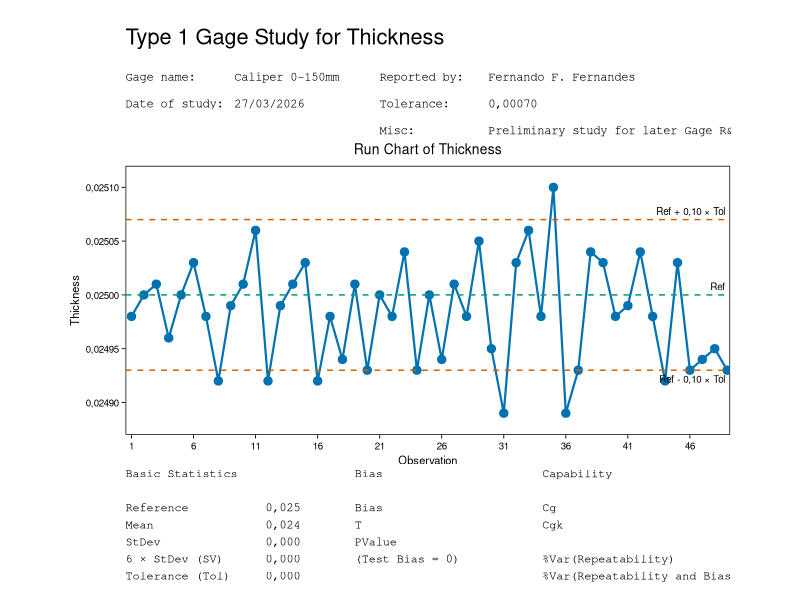

R code for this plot:
# TYPE 1 GAGE STUDY No R ----

# Pacotes ----
library(ggplot2)
library(patchwork)
library(scales)

# Paleta Okabe-Ito ----
okabe_ito_blue <- "#0072B2"
okabe_ito_green <- "#009E73"
okabe_ito_red <- "#D55E00"
okabe_ito_black <- "#000000"

# Dados de entrada ----
measurement_values <- c(
  0.02498, 0.02500, 0.02501, 0.02496, 0.02500, 0.02503, 0.02498, 0.02492, 0.02499, 0.02501,
  0.02506, 0.02492, 0.02499, 0.02501, 0.02503, 0.02492, 0.02498, 0.02494, 0.02501, 0.02493,
  0.02500, 0.02498, 0.02504, 0.02493, 0.02500, 0.02494, 0.02501, 0.02498, 0.02505, 0.02495,
  0.02489, 0.02503, 0.02506, 0.02498, 0.02510, 0.02489, 0.02493, 0.02504, 0.02503, 0.02498,
  0.02499, 0.02504, 0.02498, 0.02492, 0.02503, 0.02493, 0.02494, 0.02495, 0.02493)

characteristic_name <- "Thickness"
gage_name <- "Caliper 0-150mm"
study_date <- "27/03/2026"
reported_by <- "Fernando F. Fernandes"
misc_text <- "Preliminary study for later Gage R&R study"

reference_value <- 0.0250
tolerance_value <- 0.0007
bias_test_value <- 0
study_variation_multiplier <- 6
capability_tolerance_fraction <- 0.20

measurement_digits <- 5
standard_deviation_digits <- 6
p_value_digits <- 3
capability_digits <- 2
percent_digits <- 2

# Funções auxiliares ----
format_number <- function(numeric_value, digits, percent = FALSE) {
  if (is.na(numeric_value)) {
    return("")
  }
  
  formatted_value <- formatC(numeric_value, format = "f",
                             digits = digits, decimal.mark = ",")
  
  if (percent) {
    paste0(formatted_value, "%")
  } else {
    formatted_value
  }
}

create_text_panel <- function(panel_text, left_margin = 20, right_margin = 20) {
  ggplot() +
    annotate("text", x = 0, y = 1, label = panel_text, hjust = 0, vjust = 1,
      family = "mono", size = 3.0, color = "black", parse = FALSE) +
    coord_cartesian(xlim = c(0, 1), ylim = c(0, 1), expand = FALSE) +
    theme_text_panel +
    theme(plot.margin = margin(2, right_margin, 4, left_margin))
}

# Cálculos ----
number_of_observations <- length(measurement_values)
observation_index <- seq_len(number_of_observations)

mean_value <- mean(measurement_values)
standard_deviation_value <- sd(measurement_values)
study_variation_value <- study_variation_multiplier * standard_deviation_value

bias_value <- mean_value - reference_value
t_statistic_value <- bias_value / (standard_deviation_value / sqrt(number_of_observations))
degrees_of_freedom <- number_of_observations - 1
p_value <- 2 * pt(-abs(t_statistic_value), df = degrees_of_freedom)

upper_reference_line <- reference_value + 0.10 * tolerance_value
lower_reference_line <- reference_value - 0.10 * tolerance_value

cg_value <- (capability_tolerance_fraction * tolerance_value) / study_variation_value
cgk_value <- ((capability_tolerance_fraction * tolerance_value) - (2 * abs(bias_value))) / study_variation_value

repeatability_percent <- 100 * study_variation_value / tolerance_value
repeatability_and_bias_percent <- 100 * (study_variation_value + abs(bias_value)) / tolerance_value

# Base do gráfico ----
chart_data <- data.frame(
  Observation = observation_index,
  Measurement = measurement_values)

y_axis_minimum <- min(c(measurement_values, lower_reference_line))
y_axis_maximum <- max(c(measurement_values, upper_reference_line))
y_axis_padding <- 0.00002

label_vertical_offset <- 0.02 * (y_axis_maximum - y_axis_minimum)
label_x_position <- number_of_observations - 0.15

# Temas ----
theme_for_chart <- theme(
  plot.background = element_rect(fill = "white", color = NA),
  panel.background = element_rect(fill = "white", color = "black", linewidth = 0.5),
  panel.grid.major = element_blank(), panel.grid.minor = element_blank(),
  axis.line = element_blank(), axis.ticks = element_line(color = "black", linewidth = 0.3),
  axis.text = element_text(size = 7, color = "black"), 
  axis.title = element_text(size = 8, color = "black"),
  plot.title = element_text(size = 10, hjust = 0.5, color = "black"), 
  plot.margin = margin(2, 2, 2, 2))

theme_text_panel <- theme_void() +
  theme(plot.background = element_rect(fill = "white", color = NA),
        plot.margin = margin(0, 0, 0, 0))

# Cabeçalho superior do gráfico ----
header_plot <- ggplot() +
  annotate("text", x = 0.00, y = 0.92,
    label = paste0("Type 1 Gage Study for ", characteristic_name),
    hjust = 0, vjust = 1, size = 5.5, color = "black") +
  annotate("text", x = 0.00, y = 0.52, label = "Gage name:", hjust = 0, size = 3.1, family = "mono") +
  annotate("text", x = 0.00, y = 0.30, label = "Date of study:", hjust = 0, size = 3.1, family = "mono") +
  
  annotate("text", x = 0.18, y = 0.52, label = gage_name, hjust = 0, size = 3.1, family = "mono") +
  annotate("text", x = 0.18, y = 0.30, label = study_date, hjust = 0, size = 3.1, family = "mono") +
  
  annotate("text", x = 0.42, y = 0.52, label = "Reported by:", hjust = 0, size = 3.1, family = "mono") +
  annotate("text", x = 0.42, y = 0.30, label = "Tolerance:", hjust = 0, size = 3.1, family = "mono") +
  annotate("text", x = 0.42, y = 0.08, label = "Misc:", hjust = 0, size = 3.1, family = "mono") +
  
  annotate("text", x = 0.60, y = 0.52, label = reported_by, hjust = 0, size = 3.1, family = "mono") +
  annotate("text", x = 0.60, y = 0.30, label = format_number(tolerance_value, measurement_digits), hjust = 0, size = 3.1, family = "mono") +
  annotate("text", x = 0.60, y = 0.08, label = misc_text, hjust = 0, size = 3.1, family = "mono") +
  coord_cartesian(xlim = c(0, 1), ylim = c(0, 1), expand = FALSE) +
  theme_text_panel +
  theme(plot.margin = margin(8, 8, 2, 8))

# Run Chart ----
run_chart_plot <- ggplot(chart_data, aes(x = Observation, y = Measurement)) +
  geom_line(color = okabe_ito_blue, linewidth = 0.75) +
  geom_point(color = okabe_ito_blue, size = 2.5) +
  geom_hline(yintercept = upper_reference_line, color = okabe_ito_red, linetype = "dashed", linewidth = 0.5) +
  geom_hline(yintercept = reference_value, color = okabe_ito_green, linetype = "dashed", linewidth = 0.5) +
  geom_hline(yintercept = lower_reference_line, color = okabe_ito_red, linetype = "dashed", linewidth = 0.5) +
  annotate("text", x = label_x_position, y = upper_reference_line + label_vertical_offset,
    label = "Ref + 0,10 × Tol", hjust = 1, vjust = 0, size = 2.5, color = "black") +
  annotate("text", x = label_x_position, y = reference_value + label_vertical_offset,
    label = "Ref", hjust = 1, vjust = 0, size = 2.5, color = "black") +
  annotate("text", x = label_x_position, y = lower_reference_line - label_vertical_offset,
    label = "Ref - 0,10 × Tol", hjust = 1, vjust = 1, size = 2.5, color = "black") +
  scale_x_continuous(breaks = seq(1, number_of_observations, by = 5),
    limits = c(1, number_of_observations), expand = expansion(mult = c(0.01, 0.005))) +
  scale_y_continuous(labels = label_number(accuracy = 10^(-measurement_digits), decimal.mark = ","),
    limits = c(y_axis_minimum - y_axis_padding, y_axis_maximum + y_axis_padding),
    expand = c(0, 0)) +
  labs(title = paste0("Run Chart of ", characteristic_name),
    x = "Observation", y = characteristic_name) +
  theme_for_chart +
  theme(plot.margin = margin(0, 12, 0, 28))

# Texto das estatísticas ----
basic_statistics_text <- paste0(
  "Basic Statistics\n\n",
  "Reference           ", format_number(reference_value, measurement_digits), "\n",
  "Mean                ", format_number(mean_value, measurement_digits), "\n",
  "StDev               ", format_number(standard_deviation_value, standard_deviation_digits), "\n",
  "6 × StDev (SV)      ", format_number(study_variation_value, standard_deviation_digits), "\n",
  "Tolerance (Tol)     ", format_number(tolerance_value, measurement_digits))

bias_statistics_text <- paste0(
  "Bias\n\n",
  "Bias                ", format_number(bias_value, standard_deviation_digits), "\n",
  "T                   ", format_number(t_statistic_value, 7), "\n",
  "PValue              ", format_number(p_value, p_value_digits), "\n",
  "(Test Bias = ", bias_test_value, ")")

capability_statistics_text <- paste0(
  "Capability\n\n",
  "Cg                           ", format_number(cg_value, capability_digits), "\n",
  "Cgk                          ", format_number(cgk_value, capability_digits), "\n\n",
  "%Var(Repeatability)          ", format_number(repeatability_percent, percent_digits, percent = TRUE), "\n",
  "%Var(Repeatability and Bias) ", format_number(repeatability_and_bias_percent, percent_digits, percent = TRUE))

# Painéis de texto ----
basic_statistics_plot <- create_text_panel(
  panel_text = basic_statistics_text, left_margin = 45, right_margin = 20)

bias_statistics_plot <- create_text_panel(
  panel_text = bias_statistics_text, left_margin = 20, right_margin = 20)

capability_statistics_plot <- create_text_panel(
  panel_text = capability_statistics_text, left_margin = 20, right_margin = 45)

statistics_row <- basic_statistics_plot + bias_statistics_plot + capability_statistics_plot +
  plot_layout(widths = c(1.25, 0.95, 1.35))

# Composição final ----
final_plot <- header_plot / run_chart_plot / statistics_row +
  plot_layout(heights = c(0.24, 0.53, 0.23))

print(final_plot)
